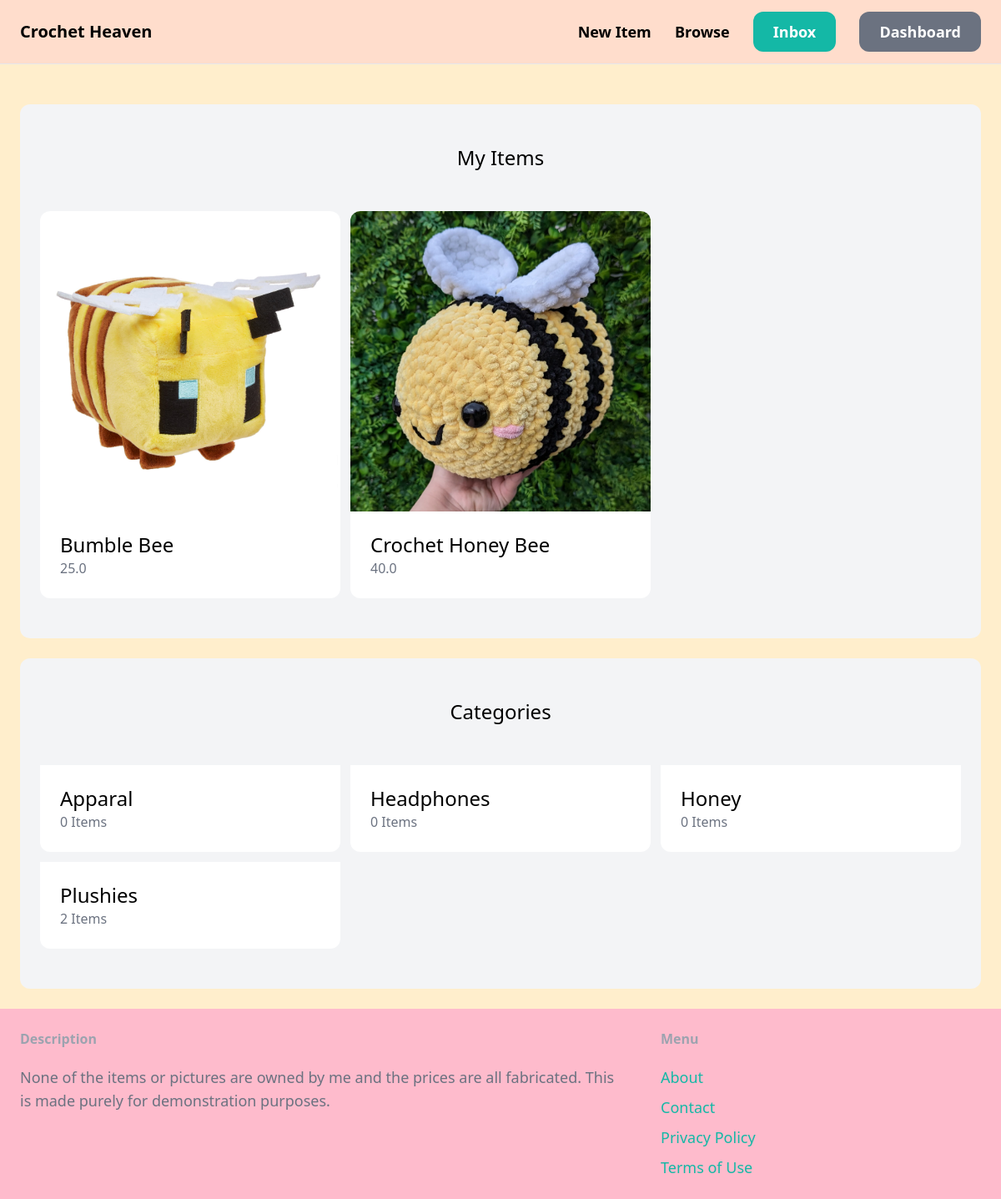
Page /dashboard/ (signed in) on the earlier database version.
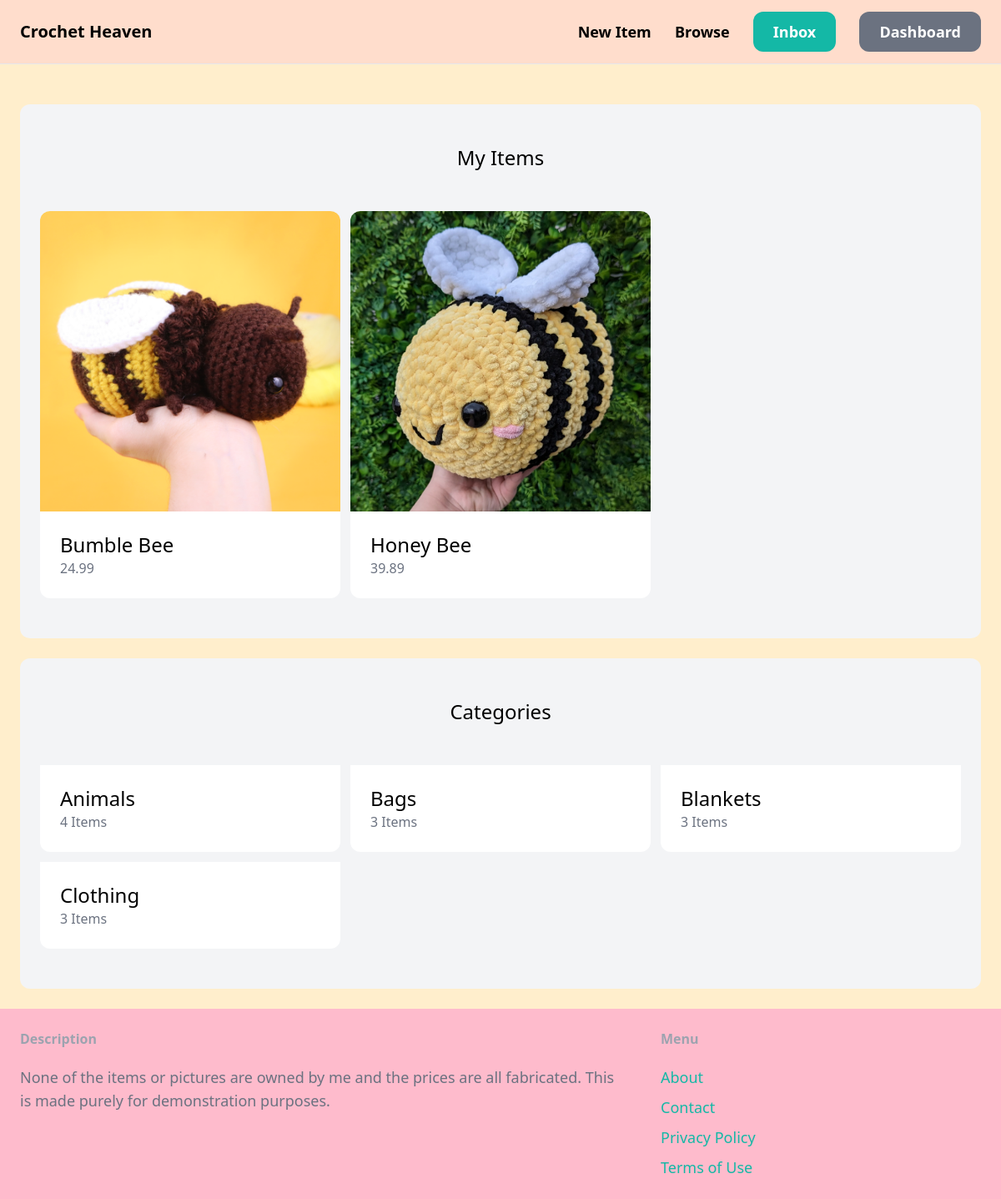
Same page on the later database version.
### item/models.py (models this page shows, shortened)
class Item(models.Model):
    category = models.ForeignKey(Category, related_name='items', on_delete=models.CASCADE)
    name = models.CharField(max_length=255)
    description = models.TextField(blank=True, null= True)
    price= models.FloatField()
    image= models.ImageField(upload_to='item_images', blank=True, null=True)
    is_sold = models.BooleanField(default=False)
    created_at= models.DateTimeField(auto_now_add=True)
    created_by =models.ForeignKey(User, related_name='items', on_delete=models.CASCADE)

class Category(models.Model):
    name = models.CharField(max_length=255)
    class  Meta:
        ordering = ('name',)
        verbose_name_plural = 'Categories'

### dashboard/views.py (the view)
# urls.py: path('', views.index, name = 'index'),
@login_required
def index(request):
    items = Item.objects.filter(created_by=request.user)
    categories = Category.objects.all()
    return render(request, 'dashboard/index.html', {
        'items':items,
        'categories': categories,
    })

### dashboard/templates/dashboard/index.html (shortened to what this page needs)
{% extends 'core/base.html' %}
{% block content %}
    <div class="mt-6 px-6 py-12 bg-gray-100 rounded-xl">
        <h2 class="mb-12 text-2xl text-center">My Items</h2>
        <h2 class="grid grid-cols-3 gap-3">
            {% for item in items %}
                <div>
                    <a href="{% url 'item:detail' item.id %}">
                        <div>
                            <img src="{{ item.image.url }}" class="rounded-t-xl">
                        </div>
                        <div class="p-6 bg-white rounded-b-xl">
                            <h2 class="text-2xl">{{ item.name }}</h2>
                            <p class="text-gray-500">{{ item.price }}</p>
                        </div>
                    </a>
                </div>
            {% endfor %}
        </h2>
    </div>
    <div class="mt-6 px-6 py-12 bg-gray-100 rounded-xl">
        <h2 class="mb-12 text-2xl text-center">Categories</h2>
        <div class="grid grid-cols-3 gap-3">
            {% for category in categories %}
            <div>
                <a href="#">
                    <div class="p-6 bg-white rounded-b-xl">
                        <h2 class="text-2xl">{{ category.name }}</h2>
                        <p class="text-gray-500">{{ category.items.count }} Items</p>
                    </div>
                </a>
            </div>
            {% endfor %}
        </div>
    </div>
{% endblock %}

Differences in the rows shown:
changed Item "Bumble Bee": image: a different picture; price "25.0" → "24.99"
changed Item: name "Crochet Honey Bee" → "Honey Bee"; price "40.0" → "39.89"
changed Category: name "Apparal" → "Animals"; items.count "0" → "4"
changed Category: name "Headphones" → "Bags"; items.count "0" → "3"
changed Category: name "Plushies" → "Blankets"; items.count "2" → "3"; moves up the list
changed Category: name "Honey" → "Clothing"; items.count "0" → "3"
